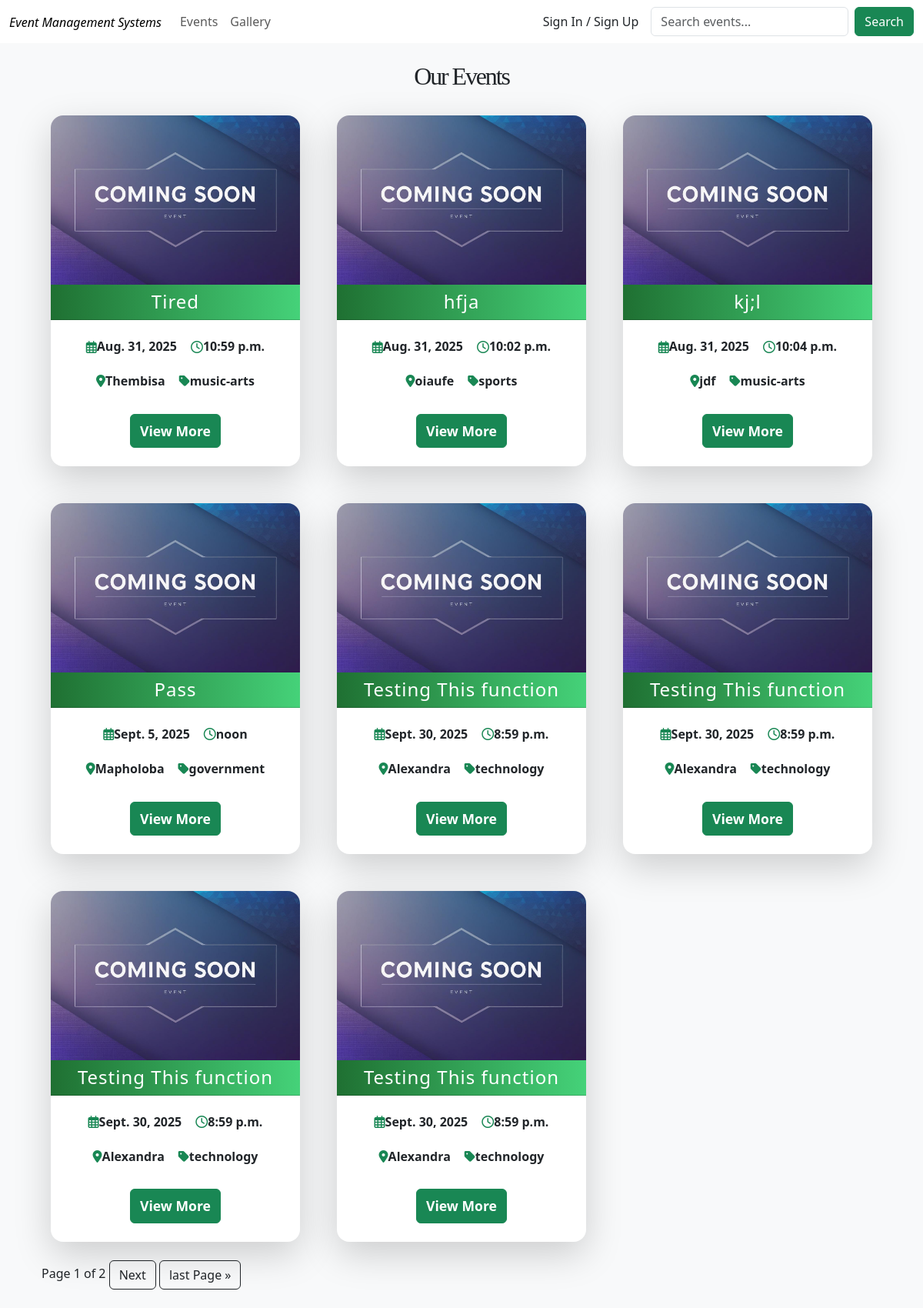
Screenshot of /upcoming/ with the database file from the repository.
### event_app/models.py (models this page shows, shortened)
class Event(models.Model):
    MUSIC_ARTS = 'music-arts'
    BUSINESS = 'business'
    SPORTS = 'sports'
    TECHNOLOGY = 'technology'
    FOOD_DRINK = 'food-drink'
    HEALTH_WELLNESS = 'health-wellness'
    EDUCATION = 'education'
    COMMUNITY = 'community'
    CHARITY = 'charity'
    GOVERNMENT = 'government'
    TOURISM = 'tourism'
    CATEGORY_CHOICES = [
        (MUSIC_ARTS, 'Music & Arts'),
        (BUSINESS, 'Business & Professional'),
        (SPORTS, 'Sports & Fitness'),
        (TECHNOLOGY, 'Technology'),
        (FOOD_DRINK, 'Food & Drink'),
        (HEALTH_WELLNESS, 'Health & Wellness'),
        (EDUCATION, 'Education & Learning'),
        (COMMUNITY, 'Community & Culture'),
        (CHARITY, 'Charity & Fundraising'),
        (GOVERNMENT, 'Government & Politics'),
        (TOURISM, 'Tourism & Hospitality'),
    ]
    DRAFT = 'draft'
    PUBLISHED = 'published'
    CANCELLED = 'cancelled'
    PENDING = 'pending'
    REJECTED = 'rejected'
    STATUS_CHOICES = [
        (DRAFT, 'Draft'),
        (PUBLISHED, 'Published'),
        (CANCELLED, 'Cancelled'),
        (PENDING, 'Pending'),
    ]
    title = models.CharField(max_length=200)
    description = models.TextField()
    category = models.CharField(max_length=80, choices=CATEGORY_CHOICES)
    status = models.CharField(max_length=20, choices=STATUS_CHOICES, default=DRAFT)
    organizer = models.ForeignKey(User, on_delete=models.CASCADE, related_name='organized_events')
    is_approved = models.BooleanField(default=False)
    attendees = models.ManyToManyField(
        Attendee,
        through='EventRegistration',
        related_name='events',
        blank=True
    )
    start_date = models.DateField()
    end_date = models.DateField()
    start_time = models.TimeField()
    end_time = models.TimeField()
    venue = models.CharField(max_length=200)
    city = models.CharField(max_length=100)
    is_online = models.BooleanField(default=False)
    online_link = models.URLField(blank=True, null=True)
    image = models.ImageField(upload_to='event_images/', blank=True, null=True)
    tags = models.TextField(help_text='Comma-separated tags', blank=True)
    max_attendees = models.PositiveIntegerField(blank=True, null=True)
    registration_deadline = models.DateTimeField(blank=True, null=True)
    views_count = models.PositiveIntegerField(default=0, editable=False)
    created_at = models.DateTimeField(auto_now_add=True)
    updated_at = models.DateTimeField(auto_now=True)
    class Meta:
        ordering = ['-created_at']

### event_app/event_views.py (the view)
# urls.py: path('upcoming/', event_views.upcoming_events_view, name='upcoming_events'),
def upcoming_events_view(request):
    events = Event.objects.filter(start_date__gte=now(),status=Event.PUBLISHED).order_by('start_date')
    paginator = Paginator(events, 8)  # Show 5 events per page
    page_number = request.GET.get('page')
    events = paginator.get_page(page_number)
    return render(request, 'upcoming_events.html', {'events': events})

### templates/upcoming_events.html (shortened to what this page needs)
{% extends 'base.html' %}
{% block content %}
{% load static %}
<div class="container p-4">
<h2 class="h2" style="text-align:center">Our Events</h2>
<div class="row">
  {% for event in events %}
  <div class="col-md-4 p-4">
    <div class="card h-100 shadow-lg border-0 rounded-4" style="overflow: hidden; min-height: 430px;">
      {% if event.image %}
        <img src="{{ event.image.url }}" class="card-img-top" style="height: 220px; object-fit: cover;" alt="{{ event.title }}">
      {% else %}
        <img src="{% static 'images/default1.jpg' %}" class="card-img-top" style="height: 220px; object-fit: cover;" alt="Default Event Image">
      {% endif %}
      <div class="card-header text-white text-center" style="background: linear-gradient(90deg, #1f7032 0%, #45d279 100%);">
        <h4 class="mb-0 font-weight-bold" style="letter-spacing: 1px;">{{ event.title }}</h4>
      </div>
      <div class="card-body bg-opacity-10text-dark py-4 text-center">
        <div class="d-flex justify-content-center align-items-center mb-3" style="gap: 18px;">
          <p class="card-text mb-2" style="font-size: 1rem; font-weight: 600; display: flex; align-items: center;">
            <i class="far fa-calendar-alt mr-2 text-success"></i>{{ event.start_date }}
          </p>
          <p class="card-text mb-2" style="font-size: 1rem; font-weight: 600; display: flex; align-items: center;">
            <i class="far fa-clock mr-2 text-success"></i>{{ event.start_time }}
          </p>
        </div>
        <div class="d-flex justify-content-center align-items-center mb-3" style="gap: 18px;">
          <p class="card-text mb-3" style="font-size: 1rem; font-weight: 600; display: flex; align-items: center;">
            <i class="fas fa-map-marker-alt mr-2 text-success"></i>{{ event.city }}
          </p>
          <p class="card-text mb-3" style="font-size: 1rem; font-weight: 600; display: flex; align-items: center;">
            <i class="fas fa-tag mr-2 text-success"></i>{{ event.category }}
          </p>
        </div>
        <a href="{% url 'event_details' event.pk %}" class="btn btn-success btn-block py-2" style="font-size: 1.1rem; font-weight: 600;">View More</a>
      </div>
    </div>
  </div>
  {% endfor %}
</div>
  Page {{events.number }} of {{events.paginator.num_pages}}
  {% if events.has_next %}
  <a class="btn btn-outline-dark" href="?page={{events.next_page_number}}">Next</a>
  <a class="btn btn-outline-dark" href="?page={{events.paginator.num_pages}}"> last Page &raquo;</a>
  {% endif %}
</div>
{% endblock %}

### rows the page displays
Event: title "Tired", start_date "Aug. 31, 2025", start_time "10:59 p.m.", city "Thembisa", category "music-arts"
Event: title "hfja", start_date "Aug. 31, 2025", start_time "10:02 p.m.", city "oiaufe", category "sports"
Event: title "kj;l", start_date "Aug. 31, 2025", start_time "10:04 p.m.", city "jdf", category "music-arts"
Event: title "Pass", start_date "Sept. 5, 2025", start_time "noon", city "Mapholoba", category "government"
Event: title "Testing This function", start_date "Sept. 30, 2025", start_time "8:59 p.m.", city "Alexandra", category "technology"
Event: title "Testing This function", start_date "Sept. 30, 2025", start_time "8:59 p.m.", city "Alexandra", category "technology"
Event: title "Testing This function", start_date "Sept. 30, 2025", start_time "8:59 p.m.", city "Alexandra", category "technology"
Event: title "Testing This function", start_date "Sept. 30, 2025", start_time "8:59 p.m.", city "Alexandra", category "technology"

### other values shown
{{ events.number }} "1"
{{ events.paginator.num_pages }} "2"
